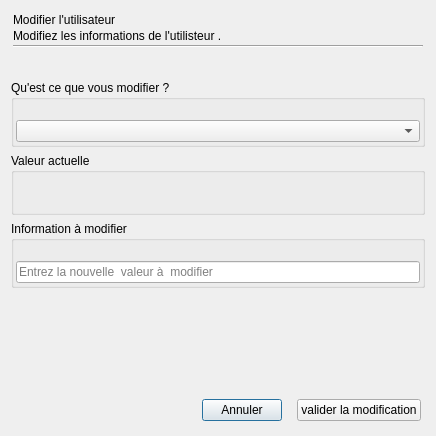
<?xml version="1.0" encoding="UTF-8"?>
<ui version="4.0">
 <class>fen_modifier_utilisateur</class>
 <widget class="QDialog" name="fen_modifier_utilisateur">
  <property name="geometry">
   <rect>
    <x>0</x>
    <y>0</y>
    <width>436</width>
    <height>436</height>
   </rect>
  </property>
  <property name="windowTitle">
   <string>Dialog</string>
  </property>
  <property name="styleSheet">
   <string notr="true">
*{

		/* border: 1px solid rgb(133, 133, 133); */
		
		color: rgb(74, 74, 74);
		font: 350 10pt &quot;Bahnschrift&quot;;

}



#label_valeur_actuelle_a_modifier{


	
	color: rgb(67, 67, 67);
	font: 700 12pt &quot;Segoe UI&quot;;

	
	background-color: rgba(180, 180, 180,0.2);
   border-radius:8px ;

}

QGroupBox{

		border:none ;

}
QGroupBox::title {
    color: #4a4a4a; /* Équivalent hexadécimal de rgb(74,74,74) */
    font-weight: 350;
    font-size: 12pt;
    font-family: &quot;Bahnschrift&quot;;
}

#label_affiche_erreur_validation{
		
		
	font: italic 8pt &quot;Segoe UI&quot;;

	
	color: rgb(218, 17, 54);

}

#label_description_fenetre{

	
	font: 300 8pt &quot;Bahnschrift&quot;;
	
	color: rgb(113, 113, 113);

}

#label_titre_fenetre{
	
		
	
	font: 700 18pt &quot;Bahnschrift&quot;;

}


#fen_modifier_utilisateur{

		background-color: rgb(255, 255, 255);
    border-radius: 10px;
    border: 1px solid rgb(229, 234, 239);
}


/*===============================================
   BOUTONS STANDARDS
   ===============================================*/


QPushButton {
    background-color: rgb(13, 110, 253);
    padding: 6px 12px;
    border-radius: 4px;
    border: none;
    color: rgb(255, 255, 255);
    font-weight: 500;
    min-height: 18px;
}

QPushButton:hover {
    background-color: rgb(10, 88, 202);
}

QPushButton:pressed {
    background-color: rgb(8, 77, 178);
}

QToolButton {
    background: transparent;
    border: none;
    outline: none;
}


#btn_annuler_modification_utilisateur{

		border:none ;
	   color: rgb(64, 64, 64);
		background : transparent ;

}

#btn_annuler_modification_utilisateur:hover{

	color:rgb(13, 110, 253);

}

/*===============================================
   ÉLÉMENTS DE FORMULAIRE
   ===============================================*/

QLineEdit, QTextEdit {
    background-color: rgb(255, 255, 255);
    border: 1px solid #ced4da;
    border-radius: 4px;
    padding: 6px;
    
	color: rgb(100, 100, 100);
}

QLineEdit:hover, QTextEdit:hover {
    border: 1px solid #0d6efd;
    background-color: rgb(248, 249, 250);
}

QLineEdit:focus, QTextEdit:focus, 
QComboBox:focus, QDoubleSpinBox:focus {
    border: 1px solid #0d6efd;
    outline: none;
}

/*===============================================
   COMBOBOX
   ===============================================*/

QComboBox {
    background-color: rgb(255, 255, 255);
    border: 1px solid #ced4da;
    border-radius: 4px;
    padding: 6px 24px 6px 8px;
    color: #495057;
    font-size: 13px;
    min-height: 18px;
    selection-background-color: #0d6efd;
}

QComboBox:hover {
    border-color: #0d6efd;
    background-color: rgb(248, 249, 250);
}

QComboBox:focus {
    border: 1px solid #0d6efd;
    outline: none;
}

QComboBox:pressed {
    background-color: rgb(240, 244, 248);
}

QComboBox::drop-down {
    subcontrol-origin: padding;
    subcontrol-position: top right;
    width: 20px;
    border: none;
    background-color: transparent;
    border-top-right-radius: 4px;
    border-bottom-right-radius: 4px;
}

QComboBox::drop-down:hover {
    background-color: rgba(229, 234, 239, 0.3);
}

QComboBox::drop-down:pressed {
    background-color: rgba(229, 234, 239, 0.5);
}

QComboBox::down-arrow {
    image: url(:/icon_gris/chevron-down.svg);
    width: 12px;
    height: 12px;
}

QComboBox::down-arrow:pressed {
    image: url(:/icon_noir/chevron-down.svg);
}

QComboBox QAbstractItemView {
    border: 1px solid #0d6efd;
    border-radius: 4px;
    background-color: rgb(255, 255, 255);
    selection-background-color: #0d6efd;
    selection-color: white;
    padding: 2px;
    outline: none;
    show-decoration-selected: 1;
}

QComboBox QAbstractItemView::item {
    height: 28px;
    padding: 0 8px;
    border-bottom: 1px solid rgba(229, 234, 239, 0.5);
    color: #495057;
}

QComboBox QAbstractItemView::item:last {
    border-bottom: none;
}

QComboBox QAbstractItemView::item:hover {
    background-color: rgba(13, 110, 253, 0.1);
    color: #0d6efd;
}

QComboBox QAbstractItemView::item:selected {
    background-color: #0d6efd;
    color: white;
}

/*===============================================
   SPINBOX ET DOUBLESPINBOX
   ===============================================*/

QDoubleSpinBox, QSpinBox {
    background-color: rgb(255, 255, 255);
    border: 1px solid #ced4da;
    border-radius: 4px;
    padding: 6px 8px;
    color: #495057;
    font-size: 13px;
    min-height: 18px;
    selection-background-color: #0d6efd;
}

QDoubleSpinBox:hover, QSpinBox:hover {
    border-color: #0d6efd;
    background-color: rgb(248, 249, 250);
}

QDoubleSpinBox:focus, QSpinBox:focus {
    border: 1px solid #0d6efd;
    outline: none;
}

QDoubleSpinBox::up-button, QSpinBox::up-button {
    subcontrol-origin: border;
    subcontrol-position: top right;
    width: 18px;
    height: 10px;
    border: none;
    background-color: transparent;
    margin-top: 1px;
    margin-right: 1px;
}

QDoubleSpinBox::up-button:hover, QSpinBox::up-button:hover {
    background-color: rgba(229, 234, 239, 0.3);
}

QDoubleSpinBox::up-button:pressed, QSpinBox::up-button:pressed {
    background-color: rgba(229, 234, 239, 0.5);
}

QDoubleSpinBox::down-button, QSpinBox::down-button {
    subcontrol-origin: border;
    subcontrol-position: bottom right;
    width: 18px;
    height: 10px;
    border: none;
    background-color: transparent;
    margin-bottom: 1px;
    margin-right: 1px;
}

QDoubleSpinBox::down-button:hover, QSpinBox::down-button:hover {
    background-color: rgba(229, 234, 239, 0.3);
}

QDoubleSpinBox::down-button:pressed, QSpinBox::down-button:pressed {
    background-color: rgba(229, 234, 239, 0.5);
}

QDoubleSpinBox::up-arrow, QSpinBox::up-arrow {
    image: url(:/icon_gris/chevron-up.svg);
    width: 8px;
    height: 8px;
}

QDoubleSpinBox::up-arrow:hover, QSpinBox::up-arrow:hover {
    image: url(:/icon_noir/chevron-up.svg);
}

QDoubleSpinBox::down-arrow, QSpinBox::down-arrow {
    image: url(:/icon_gris/chevron-down.svg);
    width: 8px;
    height: 8px;
}

QDoubleSpinBox::down-arrow:hover, QSpinBox::down-arrow:hover {
    image: url(:/icon_noir/chevron-down.svg);
}

QDoubleSpinBox::up-arrow:disabled, QSpinBox::up-arrow:disabled {
    image: url(:/icon_gris/chevron-up-disabled.svg);
}

QDoubleSpinBox::down-arrow:disabled, QSpinBox::down-arrow:disabled {
    image: url(:/icon_gris/chevron-down-disabled.svg);
}

/*===============================================
   DATEEDIT
   ===============================================*/

QDateEdit {
    border: 1px solid #ced4da;
    border-radius: 4px;
    padding: 6px 24px 6px 8px;
    background-color: rgb(255, 255, 255);
    color: #495057;
    font-size: 13px;
    min-height: 18px;
}

QDateEdit:hover {
    border-color: #0d6efd;
    background-color: rgb(248, 249, 250);
}

QDateEdit:focus {
    border: 1px solid #0d6efd;
    outline: none;
}

QDateEdit::drop-down {
    subcontrol-origin: padding;
    subcontrol-position: top right;
    width: 20px;
    border: none;
    border-left: 1px solid #ced4da;
    border-top-right-radius: 4px;
    border-bottom-right-radius: 4px;
    background-color: rgba(229, 234, 239, 0.3);
}

QDateEdit::drop-down:hover {
    background-color: rgba(229, 234, 239, 0.6);
}

QDateEdit::down-arrow {
    image: url(:/icon_gris/calendar.svg);
    width: 12px;
    height: 12px;
}

/*===============================================
   ONGLETS DE TRANSACTION
   ===============================================*/

#mes_onglets_page_transaction {
    background-color: rgb(248, 249, 250);
    border: none;
    border-radius: 4px;
}

#mes_onglets_page_transaction::pane {
    border: none;
    border-radius: 0 0 4px 4px;
    background-color: rgb(248, 249, 250);
}

#mes_onglets_page_transaction &gt; QTabBar {
    background: transparent;
    border: none;
    spacing: 4px;
}

#mes_onglets_page_transaction &gt; QTabBar::tab {
    background-color: rgba(229, 234, 239, 0.5);
    border: 1px solid rgb(229, 234, 239);
    border-bottom: none;
    border-radius: 4px 4px 0 0;
    padding: 8px 16px;
    margin-right: 2px;
    min-width: 100px;
    color: rgb(108, 117, 125);
}

#mes_onglets_page_transaction &gt; QTabBar::tab:selected {
    background-color: rgb(248, 249, 250);
    border-color: rgb(229, 234, 239);
    color: rgb(73, 80, 87);
    font-weight: 600;
    border-bottom: 2px solid #0d6efd;
    margin-bottom: -1px;
}

#mes_onglets_page_transaction &gt; QTabBar::tab:hover {
    background-color: rgba(229, 234, 239, 0.8);
    color: rgb(13, 110, 253);
}

#mes_onglets_page_transaction &gt; QTabBar::tab:selected:hover {
    background-color: rgb(233, 236, 239);
}

#mes_onglets_page_transaction &gt; QTabBar QToolButton {
    background: rgb(229, 234, 239);
    border-radius: 3px;
    margin: 4px;
}

#mes_onglets_page_transaction &gt; QTabBar QToolButton::right-arrow,
#mes_onglets_page_transaction &gt; QTabBar QToolButton::left-arrow {
    image: url(:/icon_gris/chevron-right.svg);
    width: 12px;
    height: 12px;
}

/*===============================================
   BARRES DE DÉFILEMENT
   ===============================================*/

QScrollBar:vertical {
    border: none;
    background-color: rgba(248, 249, 250, 0);
    width: 10px;
    margin: 0;
}

QScrollBar:horizontal {
    border: none;
    background-color: rgba(248, 249, 250, 0);
    height: 10px;
    margin: 0;
}

QScrollBar::handle:vertical,
QScrollBar::handle:horizontal {
    background-color: rgba(206, 212, 218, 0.5);
    border-radius: 4px;
    min-height: 20px;
    min-width: 20px;
    opacity: 0;
}

QScrollBar::handle:vertical:hover,
QScrollBar::handle:horizontal:hover {
    background-color: rgba(13, 110, 253, 0.6);
    opacity: 1;
}

QScrollBar::handle:vertical:pressed,
QScrollBar::handle:horizontal:pressed {
    background-color: rgba(8, 77, 178, 0.8);
}

QScrollBar::add-line:vertical,
QScrollBar::sub-line:vertical,
QScrollBar::add-line:horizontal,
QScrollBar::sub-line:horizontal {
    border: none;
    background: none;
    height: 0;
    width: 0;
}

QScrollBar:vertical:hover,
QScrollBar:horizontal:hover {
    background-color: rgba(248, 249, 250, 0.3);
}

QScrollBar::add-page:vertical,
QScrollBar::sub-page:vertical,
QScrollBar::add-page:horizontal,
QScrollBar::sub-page:horizontal {
    background: none;
}

/*===============================================
   SÉPARATEURS
   ===============================================*/

Line {
    background-color: rgb(229, 234, 239);
    border-radius: 1px;
    border: 1px solid rgb(229, 234, 239);
    width: 1px;
}

#line, #line_2 ,#line_3{
    border: none;
    background-color: rgba(206, 212, 218, 0.7);
    border-radius: 1px;
    outline: none;
}

/*===============================================
   TABLEAUX - STYLE AMÉLIORÉ AVEC CELLULES PLUS GRANDES
   ===============================================*/

QTableWidget {
    background-color: #ffffff;
    alternate-background-color: #ffffff;
    gridline-color: #e0e0e0;
    color: #333333;
    border:  1px solid  rgb(224, 224, 224);
    selection-background-color: #e3f2fd;
    selection-color: #1976d2;
    outline: none;
	border-radius : 8px ;
}

QTableWidget QHeaderView::section {
    background-color: #f5f5f5;
    color: #333333;
    padding: 6px 4px;
    border: none;
    border-bottom: 1px solid #e0e0e0;
    font-weight: bold;
    font-size: 9pt;
    text-align: left;
    min-height: 35px;
}

QTableWidget QHeaderView::vertical::section {
    background-color: #ffffff;
    border: none;
    min-width: 45px;
}

QTableWidget::item {
    padding: 6px 4px;
    border-bottom: 1px solid #e0e0e0;
    border-right: none;
    min-height: 40px;
    font-size: 7pt;
}

QTableWidget::item:hover {
    background-color: #f0f0f0;
}

QTableWidget::item:selected {
    background-color: #e3f2fd;
    color: #1976d2;
}

/*===============================================
BADGES DE MONTANT - STYLE INSPIRÉ DES BADGES DE STATUT MODERNES
===============================================*/

QLabel.MontantBadgePositif {
    background-color: rgba(34, 197, 94, 0.2);
    color: #22c55e;
    border: 1px solid rgba(34, 197, 94, 0.3);
    border-radius: 8px;
    padding: 3px 6px;
    min-width: 55px;
    max-width: 105px;
    text-align: center;
    font-weight: 500;
    font-size: 6pt;
}

QLabel.MontantBadgeNegatif {
    background-color: rgba(239, 68, 68, 0.2);
    color: #ef4444;
    border: 1px solid rgba(239, 68, 68, 0.3);
    border-radius: 8px;
    padding: 3px 6px;
    min-width: 55px;
    max-width: 105px;
    text-align: center;
    font-weight: 500;
    font-size: 6pt;
}

QLabel.MontantBadgeNeutre {
    background-color: rgba(107, 114, 128, 0.2);
    color: #6b7280;
    border: 1px solid rgba(107, 114, 128, 0.3);
    border-radius: 8px;
    padding: 3px 6px;
    min-width: 55px;
    max-width: 105px;
    text-align: center;
    font-weight: 500;
    font-size: 6pt;
}

QLabel.MontantBadgePending {
    background-color: rgba(245, 158, 11, 0.2);
    color: #f59e0b;
    border: 1px solid rgba(245, 158, 11, 0.3);
    border-radius: 8px;
    padding: 3px 6px;
    min-width: 55px;
    max-width: 105px;
    text-align: center;
    font-weight: 500;
    font-size: 6pt;
}

QLabel.MontantBadgeCritique {
    background-color: rgba(239, 68, 68, 0.9);
    color: white;
    border: 1px solid #ef4444;
    border-radius: 12px;
    padding: 4px 12px;
    min-width: 60px;
    max-width: 120px;
    text-align: center;
    font-weight: 500;
    font-size: 12px;
}

/*===============================================
VARIANTES AVEC EFFET HOVER (OPTIONNEL)
===============================================*/

QLabel.MontantBadgePositif:hover {
    background-color: rgba(34, 197, 94, 0.3);
    border: 1px solid rgba(34, 197, 94, 0.5);
}

QLabel.MontantBadgeNegatif:hover {
    background-color: rgba(239, 68, 68, 0.3);
    border: 1px solid rgba(239, 68, 68, 0.5);
}

QLabel.MontantBadgeNeutre:hover {
    background-color: rgba(107, 114, 128, 0.3);
    border: 1px solid rgba(107, 114, 128, 0.5);
}

QLabel.MontantBadgePending:hover {
    background-color: rgba(245, 158, 11, 0.3);
    border: 1px solid rgba(245, 158, 11, 0.5);
}


/* Style pour les boutons actifs */
#BarreLaterale QToolButton[active=&quot;true&quot;] {
    background-color: #1a3c6c;
    color: white;
    padding: 4px 4px;
    text-align: left;
    border-radius: 4px;
}

/* Style pour les boutons normaux */
#BarreLaterale QToolButton {
    background-color: transparent;
    border: none;
    color: rgb(73, 80, 87);
    padding: 4px 4px;
    text-align: left;
    border-radius: 4px;
}</string>
  </property>
  <layout class="QVBoxLayout" name="verticalLayout_5">
   <item alignment="Qt::AlignmentFlag::AlignTop">
    <widget class="QWidget" name="widget" native="true">
     <layout class="QVBoxLayout" name="verticalLayout">
      <property name="spacing">
       <number>2</number>
      </property>
      <property name="leftMargin">
       <number>2</number>
      </property>
      <property name="topMargin">
       <number>2</number>
      </property>
      <property name="rightMargin">
       <number>2</number>
      </property>
      <property name="bottomMargin">
       <number>2</number>
      </property>
      <item>
       <widget class="QLabel" name="label_titre_fenetre">
        <property name="text">
         <string>Modifier l'utilisateur</string>
        </property>
       </widget>
      </item>
      <item>
       <widget class="QLabel" name="label_description_fenetre">
        <property name="text">
         <string>Modifiez les informations de l'utilisteur .</string>
        </property>
       </widget>
      </item>
      <item>
       <widget class="Line" name="line">
        <property name="orientation">
         <enum>Qt::Orientation::Horizontal</enum>
        </property>
       </widget>
      </item>
     </layout>
    </widget>
   </item>
   <item>
    <widget class="QGroupBox" name="groupBox">
     <property name="title">
      <string>Qu'est ce que vous modifier ?</string>
     </property>
     <layout class="QVBoxLayout" name="verticalLayout_2">
      <property name="spacing">
       <number>2</number>
      </property>
      <property name="leftMargin">
       <number>2</number>
      </property>
      <property name="topMargin">
       <number>20</number>
      </property>
      <property name="rightMargin">
       <number>2</number>
      </property>
      <property name="bottomMargin">
       <number>2</number>
      </property>
      <item>
       <widget class="QComboBox" name="comboBox_choix_de_modification"/>
      </item>
     </layout>
    </widget>
   </item>
   <item>
    <widget class="QGroupBox" name="groupBox_3">
     <property name="title">
      <string>Valeur actuelle</string>
     </property>
     <layout class="QVBoxLayout" name="verticalLayout_4">
      <property name="spacing">
       <number>2</number>
      </property>
      <property name="leftMargin">
       <number>2</number>
      </property>
      <property name="topMargin">
       <number>20</number>
      </property>
      <property name="rightMargin">
       <number>2</number>
      </property>
      <property name="bottomMargin">
       <number>2</number>
      </property>
      <item>
       <widget class="QLabel" name="label_valeur_actuelle_a_modifier">
        <property name="text">
         <string/>
        </property>
       </widget>
      </item>
     </layout>
    </widget>
   </item>
   <item>
    <widget class="QGroupBox" name="groupBox_2">
     <property name="title">
      <string>Information à modifier</string>
     </property>
     <layout class="QVBoxLayout" name="verticalLayout_3">
      <property name="spacing">
       <number>2</number>
      </property>
      <property name="leftMargin">
       <number>2</number>
      </property>
      <property name="topMargin">
       <number>20</number>
      </property>
      <property name="rightMargin">
       <number>2</number>
      </property>
      <property name="bottomMargin">
       <number>2</number>
      </property>
      <item>
       <widget class="QLineEdit" name="lineEdit_champs_de_modification">
        <property name="placeholderText">
         <string>Entrez la nouvelle  valeur à  modifier </string>
        </property>
       </widget>
      </item>
     </layout>
    </widget>
   </item>
   <item>
    <widget class="QLabel" name="label_affiche_erreur_validation">
     <property name="text">
      <string/>
     </property>
     <property name="alignment">
      <set>Qt::AlignmentFlag::AlignCenter</set>
     </property>
    </widget>
   </item>
   <item alignment="Qt::AlignmentFlag::AlignBottom">
    <widget class="QWidget" name="widget_2" native="true">
     <layout class="QHBoxLayout" name="horizontalLayout_2">
      <property name="spacing">
       <number>2</number>
      </property>
      <property name="leftMargin">
       <number>2</number>
      </property>
      <property name="topMargin">
       <number>2</number>
      </property>
      <property name="rightMargin">
       <number>2</number>
      </property>
      <property name="bottomMargin">
       <number>2</number>
      </property>
      <item alignment="Qt::AlignmentFlag::AlignRight">
       <widget class="QWidget" name="widget_3" native="true">
        <layout class="QHBoxLayout" name="horizontalLayout">
         <property name="spacing">
          <number>15</number>
         </property>
         <property name="leftMargin">
          <number>2</number>
         </property>
         <property name="topMargin">
          <number>2</number>
         </property>
         <property name="rightMargin">
          <number>2</number>
         </property>
         <property name="bottomMargin">
          <number>2</number>
         </property>
         <item>
          <widget class="QPushButton" name="btn_annuler_modification_utilisateur">
           <property name="text">
            <string>Annuler</string>
           </property>
          </widget>
         </item>
         <item>
          <widget class="QPushButton" name="btn_valider_modification_utilisateur">
           <property name="text">
            <string>valider la modification</string>
           </property>
          </widget>
         </item>
        </layout>
       </widget>
      </item>
     </layout>
    </widget>
   </item>
  </layout>
 </widget>
 <resources/>
 <connections/>
</ui>
